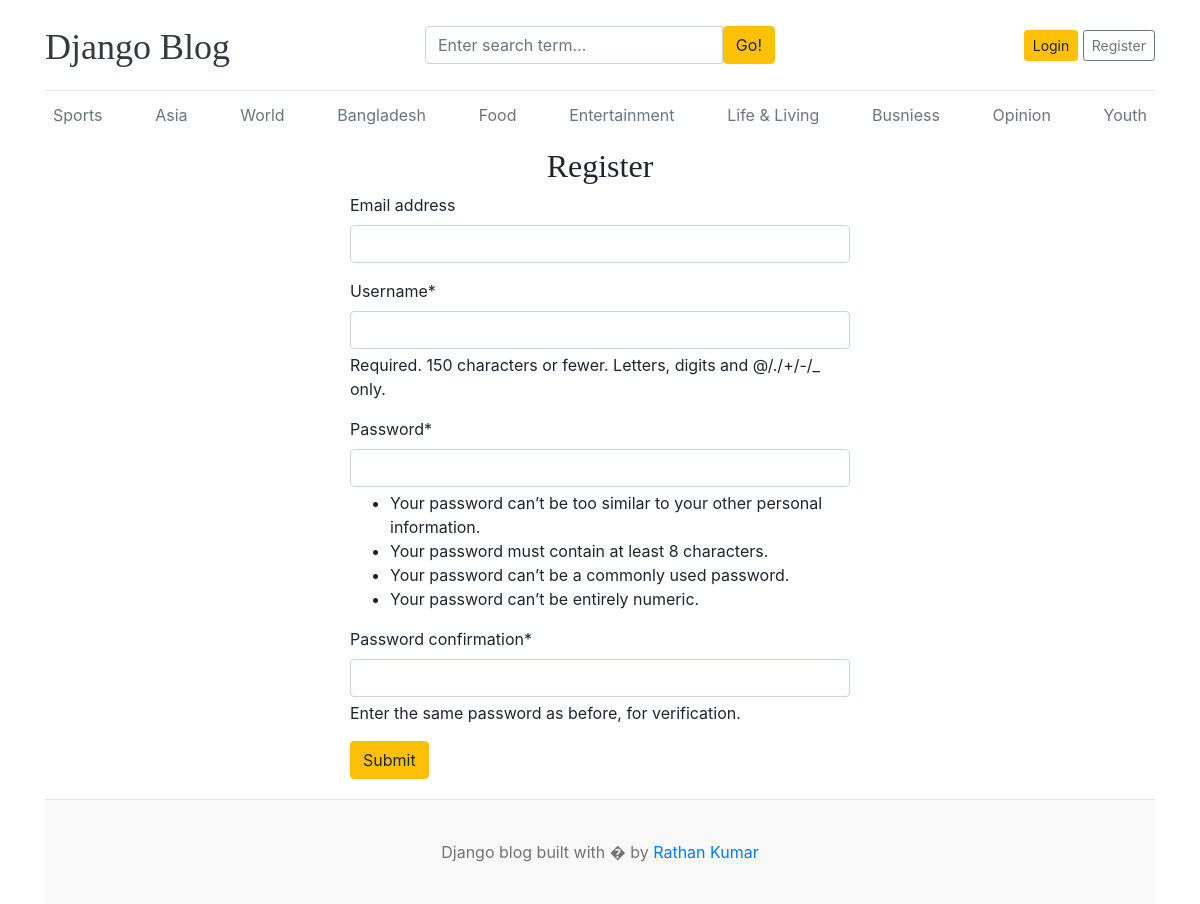
Screenshot of /register/ with the database file from the repository.
### blog/models.py (models this page shows, shortened)
class Category(models.Model):
    category_name = models.CharField(max_length=50,unique=True)
    created_at = models.DateTimeField(auto_now_add=True)
    update_at = models.DateTimeField(auto_now=True)
    class Meta:
        verbose_name_plural = 'categories'

### blog_admin/views.py (the view)
# urls.py: path('register/',views.Register,name='register'),
def Register(request):
    if request.user.is_authenticated:
      return redirect('dashboard')
    if request.method == "POST":
        form =RegistractionForm(request.POST)
        if form.is_valid():
            form.save()
            return redirect('home')
    else:
        form =RegistractionForm()
    context = {
        'form' : form
    }
    return render(request,'register.html',context)

### blog_admin/forms.py
class RegistractionForm(UserCreationForm):
    class Meta:
        model = User
        fields = ('email','username','password1','password2')

### blog/context_processors.py (called while the page is built)
def All_Category(request):
    Categories = Category.objects.all()
    return dict(categories=Categories)

def get_all_sociallink(request):
    sociallink = SocialLink.objects.all()
    return dict(sociallink=sociallink)

### templates/register.html (shortened to what this page needs)
{% extends 'base.html' %}
{% block content %}
{% load crispy_forms_tags %}
    <h2 class="text-center">Register</h2>
    <form action="{% url 'register' %}" method="POST" style="width: 500px; margin: auto;">
        {{form | crispy}}
        <button class="btn btn-warning" type="submit" style="margin-bottom: 20px;">Submit</button>
    </form>
{% endblock %}

### templates/base.html (shortened to what this page needs)
{% load static %}
<!DOCTYPE html>
<html lang="en">
<head>
    <link href="https://getbootstrap.com/docs/4.0/dist/css/bootstrap.min.css" rel="stylesheet">
    <link href="{% static 'css/blog.css' %}" rel="stylesheet">
    <link rel="stylesheet" href="https://cdnjs.cloudflare.com/ajax/libs/font-awesome/4.7.0/css/font-awesome.min.css">
  </head>
<body>
    <div class="container">
      <header class="blog-header py-3">
        <div class="row flex-nowrap justify-content-between align-items-center">
          <div class="col-4 pt-1">
            <a class="blog-header-logo text-dark" href="/">Django Blog</a>
          </div>
          <div class="col-4">
              <form action="{% url 'search' %}" method="GET">
                <div class="input-group">
                    <input class="form-control" value="{{keyword}}" name="keyword" type="text" placeholder="Enter search term..." aria-label="Enter search term..." aria-describedby="button-search" />
                    <button class="btn btn-warning" id="button-search" type="submit">Go!</button>
                </div>
              </form>
          </div>
          <div class="col-4 d-flex justify-content-end align-items-center">
            {% if not user.is_authenticated %}
            <a class="btn btn-sm btn-warning" href="{% url 'login' %}">Login</a> &nbsp;
            <a class="btn btn-sm btn-outline-secondary" href="{% url 'register' %}">Register</a>
            {% else %}
              <span><a href="{% url 'dashboard' %}" class="btn btn-warning">Dashboard</a></span>
              &emsp;
              <span><a href="{% url 'logout' %}" class="btn btn-warning">Logout</a></span>
            {% endif %}
        </div>
      </header>
      <div class="nav-scroller py-1 mb-2">
        <nav class="nav d-flex justify-content-between">
          {% for cat in categories %}
          <a class="p-2 text-muted" href="{% url 'CategoryPost' cat.id %}">{{cat.category_name}}</a>
          {% endfor %}
        </nav>
      </div>
{% block content %}{% endblock %}
<footer class="blog-footer">
    <p>Django blog built with � by <a href="#">Rathan Kumar</a></p>
  </footer>
  </body>
  </html>

### blog_admin/static/css/blog.css (style rules this page uses)
.blog-header { border-bottom: 1px solid #e5e5e5; }
.blog-header-logo { font-family: "Playfair Display", Georgia, "Times New Roman", serif; font-size: 2.25rem; }
h1, h2, h3, h4, h5, h6 { font-family: "Playfair Display", Georgia, "Times New Roman", serif; }
.blog-footer { padding: 2.5rem 0; color: #727272; text-align: center; background-color: #f9f9f9; border-top: .05rem solid #e5e5e5; }
.blog-footer p:last-child { margin-bottom: 0; }

### rows the page displays
Category: category_name "Sports"
Category: category_name "Asia"
Category: category_name "World"
Category: category_name "Bangladesh"
Category: category_name "Food"
Category: category_name "Entertainment"
Category: category_name "Life & Living"
Category: category_name "Busniess"
Category: category_name "Opinion"
Category: category_name "Youth"
